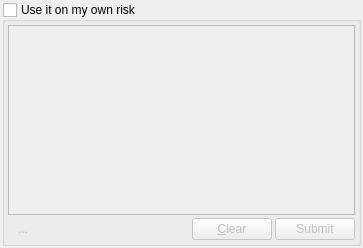
<?xml version="1.0" encoding="UTF-8"?>
<ui version="4.0">
 <author>He Hui</author>
 <class>SqlConsoleUI</class>
 <widget class="QWidget" name="SqlConsoleUI">
  <property name="geometry">
   <rect>
    <x>0</x>
    <y>0</y>
    <width>363</width>
    <height>248</height>
   </rect>
  </property>
  <property name="windowTitle">
   <string>SQL Console</string>
  </property>
  <layout class="QVBoxLayout">
   <property name="spacing">
    <number>3</number>
   </property>
   <property name="leftMargin">
    <number>2</number>
   </property>
   <property name="topMargin">
    <number>2</number>
   </property>
   <property name="rightMargin">
    <number>2</number>
   </property>
   <property name="bottomMargin">
    <number>2</number>
   </property>
   <item>
    <widget class="QGroupBox" name="useSQLConsoleGB">
     <property name="statusTip">
      <string/>
     </property>
     <property name="title">
      <string>Use it on my own risk</string>
     </property>
     <property name="flat">
      <bool>false</bool>
     </property>
     <property name="checkable">
      <bool>true</bool>
     </property>
     <property name="checked">
      <bool>false</bool>
     </property>
     <layout class="QGridLayout">
      <property name="leftMargin">
       <number>3</number>
      </property>
      <property name="topMargin">
       <number>3</number>
      </property>
      <property name="rightMargin">
       <number>3</number>
      </property>
      <property name="bottomMargin">
       <number>3</number>
      </property>
      <property name="spacing">
       <number>3</number>
      </property>
      <item row="1" column="2">
       <spacer>
        <property name="orientation">
         <enum>Qt::Horizontal</enum>
        </property>
        <property name="sizeHint" stdset="0">
         <size>
          <width>40</width>
          <height>20</height>
         </size>
        </property>
       </spacer>
      </item>
      <item row="1" column="3">
       <widget class="QPushButton" name="clearButton">
        <property name="text">
         <string>&amp;Clear</string>
        </property>
       </widget>
      </item>
      <item row="1" column="4">
       <widget class="QPushButton" name="submitButton">
        <property name="text">
         <string>Submit</string>
        </property>
        <property name="shortcut">
         <string>Ctrl+Return</string>
        </property>
        <property name="autoDefault">
         <bool>false</bool>
        </property>
       </widget>
      </item>
      <item row="0" column="0" colspan="5">
       <widget class="TextEdit" name="textEdit">
        <property name="font">
         <font>
          <pointsize>12</pointsize>
         </font>
        </property>
        <property name="contextMenuPolicy">
         <enum>Qt::DefaultContextMenu</enum>
        </property>
        <property name="toolTip">
         <string>&lt;!DOCTYPE HTML PUBLIC &quot;-//W3C//DTD HTML 4.0//EN&quot; &quot;http://www.w3.org/TR/REC-html40/strict.dtd&quot;&gt;
&lt;html&gt;&lt;head&gt;&lt;meta name=&quot;qrichtext&quot; content=&quot;1&quot; /&gt;&lt;style type=&quot;text/css&quot;&gt;
p, li { white-space: pre-wrap; }
&lt;/style&gt;&lt;/head&gt;&lt;body style=&quot; font-family:'Sans Serif'; font-size:10pt; font-weight:400; font-style:normal;&quot;&gt;
&lt;table border=&quot;0&quot; style=&quot;-qt-table-type: root; margin-top:4px; margin-bottom:4px; margin-left:4px; margin-right:4px;&quot;&gt;
&lt;tr&gt;
&lt;td style=&quot;border: none;&quot;&gt;
&lt;table border=&quot;0&quot; style=&quot; margin-top:0px; margin-bottom:0px; margin-left:0px; margin-right:0px;&quot; cellspacing=&quot;0&quot; cellpadding=&quot;3&quot;&gt;
&lt;tr&gt;
&lt;td&gt;
&lt;p align=&quot;center&quot; style=&quot; margin-top:0px; margin-bottom:0px; margin-left:0px; margin-right:0px; -qt-block-indent:0; text-indent:0px;&quot;&gt;&lt;span style=&quot; font-weight:600;&quot;&gt;Tips&lt;/span&gt;&lt;/p&gt;&lt;/td&gt;
&lt;td&gt;&lt;/td&gt;&lt;/tr&gt;
&lt;tr&gt;
&lt;td&gt;
&lt;p style=&quot; margin-top:0px; margin-bottom:0px; margin-left:0px; margin-right:0px; -qt-block-indent:0; text-indent:0px;&quot;&gt;1.&lt;/p&gt;&lt;/td&gt;
&lt;td&gt;
&lt;p style=&quot; margin-top:0px; margin-bottom:0px; margin-left:0px; margin-right:0px; -qt-block-indent:0; text-indent:0px;&quot;&gt;One statement per line and ending with ';' are recommend!&lt;/p&gt;&lt;/td&gt;&lt;/tr&gt;
&lt;tr&gt;
&lt;td&gt;
&lt;p style=&quot; margin-top:0px; margin-bottom:0px; margin-left:0px; margin-right:0px; -qt-block-indent:0; text-indent:0px;&quot;&gt;2.&lt;/p&gt;&lt;/td&gt;
&lt;td&gt;
&lt;p style=&quot; margin-top:0px; margin-bottom:0px; margin-left:0px; margin-right:0px; -qt-block-indent:0; text-indent:0px;&quot;&gt;'CTRL' + '/' : Auto completions!&lt;/p&gt;&lt;/td&gt;&lt;/tr&gt;
&lt;tr&gt;
&lt;td&gt;
&lt;p style=&quot; margin-top:0px; margin-bottom:0px; margin-left:0px; margin-right:0px; -qt-block-indent:0; text-indent:0px;&quot;&gt;3.&lt;/p&gt;&lt;/td&gt;
&lt;td&gt;
&lt;p style=&quot; margin-top:0px; margin-bottom:0px; margin-left:0px; margin-right:0px; -qt-block-indent:0; text-indent:0px;&quot;&gt;'CTRL' + 'Mouse Wheel' or '[' or ']' : Zoom in or out!&lt;/p&gt;&lt;/td&gt;&lt;/tr&gt;
&lt;tr&gt;
&lt;td&gt;&lt;/td&gt;
&lt;td&gt;&lt;/td&gt;&lt;/tr&gt;&lt;/table&gt;&lt;/td&gt;&lt;/tr&gt;&lt;/table&gt;&lt;/body&gt;&lt;/html&gt;</string>
        </property>
        <property name="whatsThis">
         <string>&lt;!DOCTYPE HTML PUBLIC &quot;-//W3C//DTD HTML 4.0//EN&quot; &quot;http://www.w3.org/TR/REC-html40/strict.dtd&quot;&gt;
&lt;html&gt;&lt;head&gt;&lt;meta name=&quot;qrichtext&quot; content=&quot;1&quot; /&gt;&lt;style type=&quot;text/css&quot;&gt;
p, li { white-space: pre-wrap; }
&lt;/style&gt;&lt;/head&gt;&lt;body style=&quot; font-family:'Sans Serif'; font-size:10pt; font-weight:400; font-style:normal;&quot;&gt;
&lt;table border=&quot;0&quot; style=&quot;-qt-table-type: root; margin-top:4px; margin-bottom:4px; margin-left:4px; margin-right:4px;&quot;&gt;
&lt;tr&gt;
&lt;td style=&quot;border: none;&quot;&gt;
&lt;table border=&quot;0&quot; style=&quot; margin-top:0px; margin-bottom:0px; margin-left:0px; margin-right:0px;&quot; cellspacing=&quot;0&quot; cellpadding=&quot;3&quot;&gt;
&lt;tr&gt;
&lt;td&gt;
&lt;p align=&quot;center&quot; style=&quot; margin-top:0px; margin-bottom:0px; margin-left:0px; margin-right:0px; -qt-block-indent:0; text-indent:0px;&quot;&gt;&lt;span style=&quot; font-weight:600;&quot;&gt;Tips&lt;/span&gt;&lt;/p&gt;&lt;/td&gt;
&lt;td&gt;&lt;/td&gt;&lt;/tr&gt;
&lt;tr&gt;
&lt;td&gt;
&lt;p style=&quot; margin-top:0px; margin-bottom:0px; margin-left:0px; margin-right:0px; -qt-block-indent:0; text-indent:0px;&quot;&gt;1.&lt;/p&gt;&lt;/td&gt;
&lt;td&gt;
&lt;p style=&quot; margin-top:0px; margin-bottom:0px; margin-left:0px; margin-right:0px; -qt-block-indent:0; text-indent:0px;&quot;&gt;One statement per line and ending with ';' are recommend!&lt;/p&gt;&lt;/td&gt;&lt;/tr&gt;
&lt;tr&gt;
&lt;td&gt;
&lt;p style=&quot; margin-top:0px; margin-bottom:0px; margin-left:0px; margin-right:0px; -qt-block-indent:0; text-indent:0px;&quot;&gt;2.&lt;/p&gt;&lt;/td&gt;
&lt;td&gt;
&lt;p style=&quot; margin-top:0px; margin-bottom:0px; margin-left:0px; margin-right:0px; -qt-block-indent:0; text-indent:0px;&quot;&gt;'CTRL' + '/' : Auto completions!&lt;/p&gt;&lt;/td&gt;&lt;/tr&gt;
&lt;tr&gt;
&lt;td&gt;
&lt;p style=&quot; margin-top:0px; margin-bottom:0px; margin-left:0px; margin-right:0px; -qt-block-indent:0; text-indent:0px;&quot;&gt;3.&lt;/p&gt;&lt;/td&gt;
&lt;td&gt;
&lt;p style=&quot; margin-top:0px; margin-bottom:0px; margin-left:0px; margin-right:0px; -qt-block-indent:0; text-indent:0px;&quot;&gt;'CTRL' + 'Mouse Wheel' or '[' or ']' : Zoom in or out!&lt;/p&gt;&lt;/td&gt;&lt;/tr&gt;
&lt;tr&gt;
&lt;td&gt;&lt;/td&gt;
&lt;td&gt;&lt;/td&gt;&lt;/tr&gt;&lt;/table&gt;&lt;/td&gt;&lt;/tr&gt;&lt;/table&gt;&lt;/body&gt;&lt;/html&gt;</string>
        </property>
        <property name="lineWrapMode">
         <enum>QTextEdit::NoWrap</enum>
        </property>
        <property name="html">
         <string notr="true">&lt;!DOCTYPE HTML PUBLIC &quot;-//W3C//DTD HTML 4.0//EN&quot; &quot;http://www.w3.org/TR/REC-html40/strict.dtd&quot;&gt;
&lt;html&gt;&lt;head&gt;&lt;meta name=&quot;qrichtext&quot; content=&quot;1&quot; /&gt;&lt;style type=&quot;text/css&quot;&gt;
p, li { white-space: pre-wrap; }
&lt;/style&gt;&lt;/head&gt;&lt;body style=&quot; font-family:'SimSun'; font-size:12pt; font-weight:400; font-style:normal;&quot;&gt;
&lt;p style=&quot;-qt-paragraph-type:empty; margin-top:0px; margin-bottom:0px; margin-left:0px; margin-right:0px; -qt-block-indent:0; text-indent:0px;&quot;&gt;&lt;br /&gt;&lt;/p&gt;&lt;/body&gt;&lt;/html&gt;</string>
        </property>
       </widget>
      </item>
      <item row="1" column="1">
       <widget class="QToolButton" name="toolButtonOpenSQLScriptFile">
        <property name="toolTip">
         <string>Open SQL Script File</string>
        </property>
        <property name="whatsThis">
         <string>Open SQL Script File</string>
        </property>
        <property name="text">
         <string>...</string>
        </property>
        <property name="icon">
         <iconset resource="../sqlexplorer.qrc">
          <normaloff>:/resources/images/shellscript.png</normaloff>:/resources/images/shellscript.png</iconset>
        </property>
        <property name="autoRaise">
         <bool>true</bool>
        </property>
       </widget>
      </item>
     </layout>
    </widget>
   </item>
  </layout>
 </widget>
 <customwidgets>
  <customwidget>
   <class>TextEdit</class>
   <extends>QTextEdit</extends>
   <header>textedit.h</header>
  </customwidget>
 </customwidgets>
 <resources>
  <include location="../sqlexplorer.qrc"/>
 </resources>
 <connections/>
</ui>
